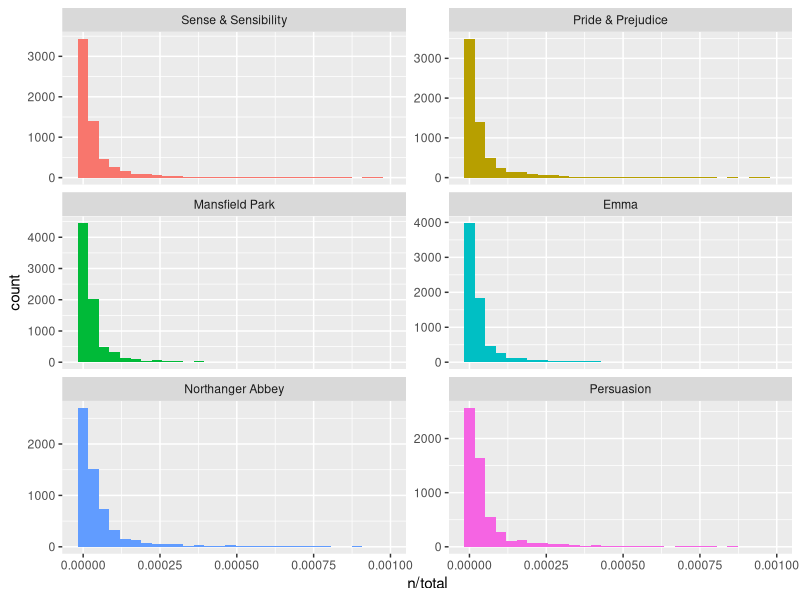
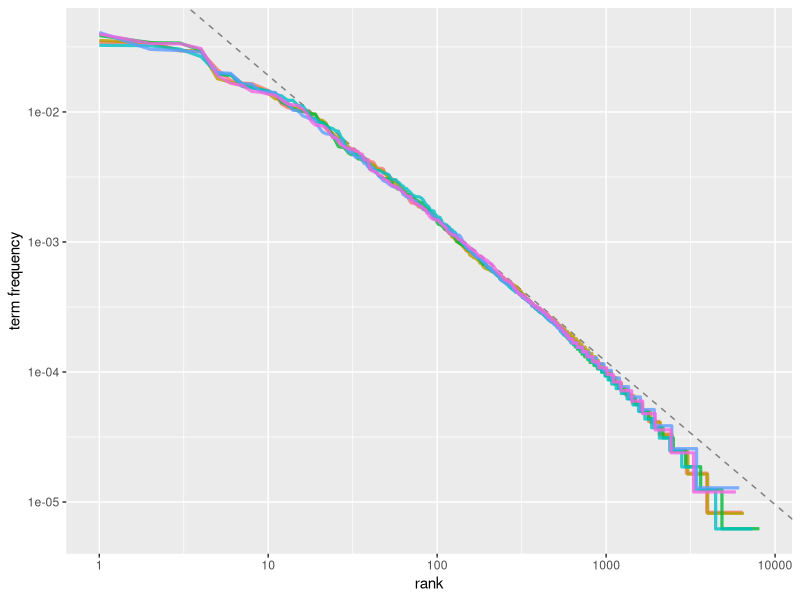
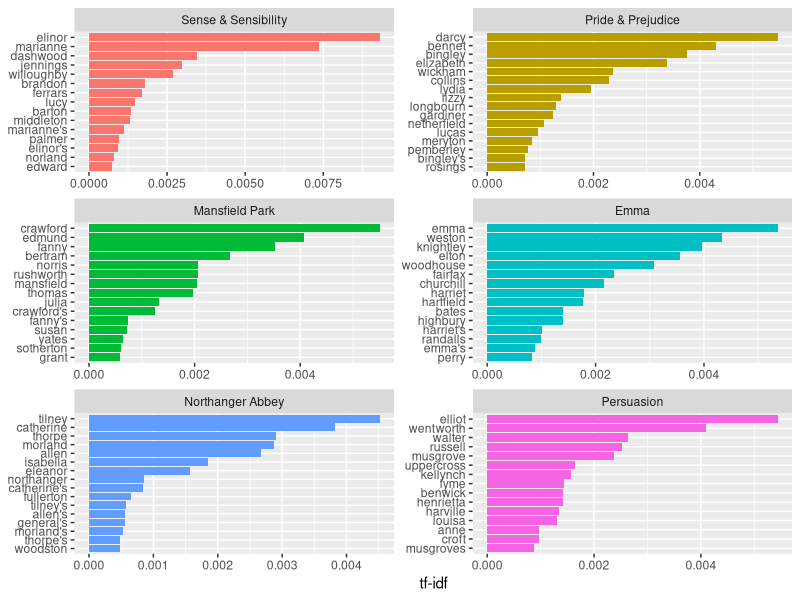

Write R code to recreate these figures, in order.
######################################################
####### TF-IDF framework in Jane Austen's work #######
######################################################

library(janeaustenr)
library(dplyr)
library(stringr)
library(tidytext)
#let's look at the data
original_books <- austen_books() %>%
  unnest_tokens(word, text) %>%
  count(book, word, sort=TRUE) %>%
  ungroup()

total_words <- original_books %>%
                  group_by(book) %>%
                  summarize(total=sum(n))

book_words <- left_join(original_books, total_words)

print(book_words)

library(ggplot2)
ggplot(book_words, aes(n/total, fill = book))+
  geom_histogram(show.legend=FALSE)+
  xlim(NA, 0.001) +
  facet_wrap(~book, ncol=2, scales="free_y")
#what do the tails represent? 
#answer: exremely common words! 
# we are really interested in the not so common words. 

######################################
########## ZIPF's law ################
######################################

freq_by_rank <- book_words %>%
                  group_by(book) %>%
                  mutate(rank = row_number(),
                         `term frequency` = n/total)
freq_by_rank

#let's plot ZIPF's Law
freq_by_rank %>%
  ggplot(aes(rank, `term frequency`, color=book))+
  #let's add a tangent line , the first derivative, and see what the slop is
  geom_abline(intercept=-0.62, slope= -1.1, color='gray50', linetype=2)+
  geom_line(size= 1.1, alpha = 0.8, show.legend = FALSE)+
  scale_x_log10()+
  scale_y_log10()
# the graph output shows, the higher the frequency, the lower the rank
###################################################
################# TF_IDF ##########################
###################################################

book_words <- book_words %>%
  bind_tf_idf(word, book, n)

book_words # we get all the zeroes because we are looking at stop words ... too common

book_words %>%
  arrange(desc(tf_idf))
#what can we say about these words?

#############
# looking at the graphical apprach:
book_words %>%
  arrange(desc(tf_idf)) %>%
  mutate(word=factor(word, levels=rev(unique(word)))) %>%
  group_by(book) %>%
  top_n(15) %>%
  ungroup %>%
  ggplot(aes(word, tf_idf, fill=book))+
  geom_col(show.legend=FALSE)+
  labs(x=NULL, y="tf-idf")+
  facet_wrap(~book, ncol=2, scales="free")+
  coord_flip()
